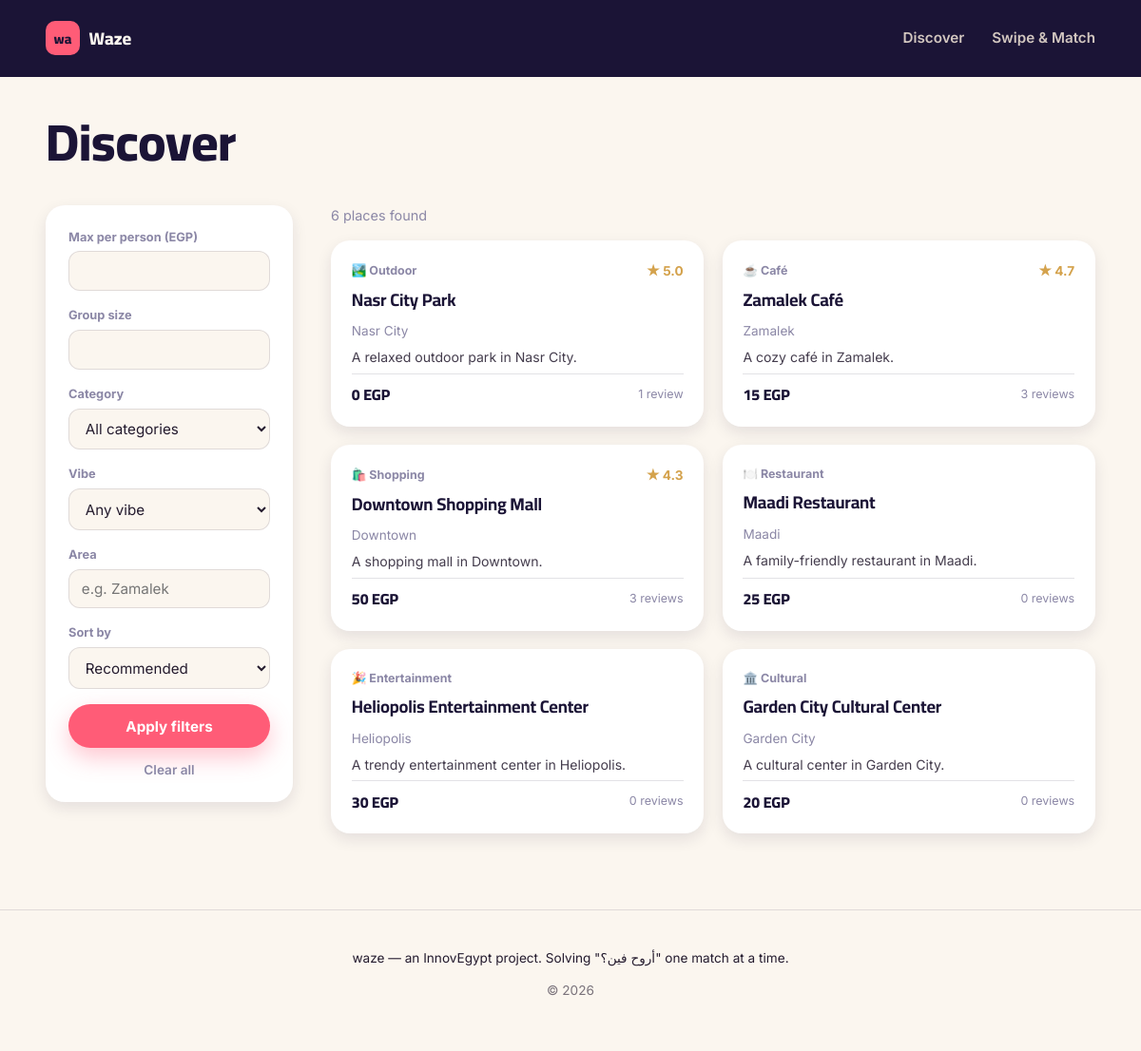
The app's page /discover with its own data.
### tables this page shows
CREATE TABLE place (
    id INTEGER PRIMARY KEY AUTOINCREMENT,
    name TEXT NOT NULL,
    description TEXT,
    category_id INTEGER NOT NULL,
    area TEXT NOT NULL,               -- Cairo neighborhood, e.g. "Zamalek"
    price_per_person INTEGER NOT NULL, -- EGP, avg spend per person
    image_url TEXT,
    is_hidden_gem INTEGER DEFAULT 0,   -- flag for "hidden gems" discovery cluster
    is_verified INTEGER DEFAULT 1,     -- verified partner (business partnership cluster)
    lat REAL,
    lng REAL,
    created_at TEXT DEFAULT CURRENT_TIMESTAMP,
    FOREIGN KEY (category_id) REFERENCES category (id)
);

### dejavu_mvp/app.py (the view)
@app.route("/discover")
def discover():
    budget_max = request.args.get("budget_max", type=int)
    category_id = request.args.get("category_id", type=int)
    vibe_id = request.args.get("vibe_id", type=int)
    area = request.args.get("area", "").strip()
    group_size = request.args.get("group_size", type=int)
    sort = request.args.get("sort", "recommended")
    sql = """
        SELECT p.*, c.name AS category_name, c.icon AS category_icon,
               ROUND(AVG(r.rating), 1) AS avg_rating, COUNT(DISTINCT r.id) AS review_count
        FROM place p
        JOIN category c ON c.id = p.category_id
        LEFT JOIN review r ON r.place_id = p.id
    """
    joins = []
    where = []
    params = []
    if vibe_id:
        joins.append("JOIN place_vibe pv ON pv.place_id = p.id AND pv.vibe_id = ?")
        params.append(vibe_id)
    if budget_max:
        where.append("p.price_per_person <= ?")
        params.append(budget_max)
    if category_id:
        where.append("p.category_id = ?")
        params.append(category_id)
    if area:
        where.append("p.area = ?")
        params.append(area)
    sql = sql.replace("LEFT JOIN review", " ".join(joins) + " LEFT JOIN review") if joins else sql
    if where:
        sql += " WHERE " + " AND ".join(where)
    sql += " GROUP BY p.id"
    if sort == "price_low":
        sql += " ORDER BY p.price_per_person ASC"
    elif sort == "price_high":
        sql += " ORDER BY p.price_per_person DESC"
    elif sort == "rating":
        sql += " ORDER BY avg_rating DESC"
    else:
        sql += " ORDER BY p.is_hidden_gem DESC, avg_rating DESC"
    places = query_db(sql, params)
    total_estimate = None
    if budget_max and group_size:
        total_estimate = budget_max * group_size
    return render_template(
        "discover.html",
        places=places,
        budget_max=budget_max,
        category_id=category_id,
        vibe_id=vibe_id,
        area=area,
        group_size=group_size,
        sort=sort,
        total_estimate=total_estimate,
    )

### dejavu_mvp/app.py (called while the page is built)
def get_db():
    if "db" not in g:
        g.db = sqlite3.connect(DATABASE)
        g.db.row_factory = sqlite3.Row
        g.db.execute("PRAGMA foreign_keys = ON")
    return g.db

def query_db(query, args=(), one=False):
    cur = get_db().execute(query, args)
    rv = cur.fetchall()
    cur.close()
    return (rv[0] if rv else None) if one else rv

@app.context_processor
def inject_globals():
    categories = query_db("SELECT * FROM category ORDER BY name")
    vibes = query_db("SELECT * FROM vibe ORDER BY name")
    return dict(nav_categories=categories, nav_vibes=vibes, current_year=datetime.now().year)

### dejavu_mvp/templates/discover.html (shortened to what this page needs)
{% extends "layout.html" %}
{% block content %}
<section class="discover-head">
  <h1>Discover</h1>
</section>
<div class="discover-layout">
  <aside class="filters">
    <form method="get" action="{{ url_for('discover') }}">
      <div class="filter-group">
        <label for="budget_max">Max per person (EGP)</label>
        <input type="number" id="budget_max" name="budget_max" value="{{ budget_max or '' }}" min="0" step="10">
      </div>
      <div class="filter-group">
        <label for="group_size">Group size</label>
        <input type="number" id="group_size" name="group_size" value="{{ group_size or '' }}" min="1" step="1">
      </div>
      <div class="filter-group">
        <label for="category_id">Category</label>
        <select id="category_id" name="category_id">
          <option value="">All categories</option>
        </select>
      </div>
      <div class="filter-group">
        <label for="vibe_id">Vibe</label>
        <select id="vibe_id" name="vibe_id">
          <option value="">Any vibe</option>
        </select>
      </div>
      <div class="filter-group">
        <label for="area">Area</label>
        <input type="text" id="area" name="area" value="{{ area or '' }}" placeholder="e.g. Zamalek">
      </div>
      <div class="filter-group">
        <label for="sort">Sort by</label>
        <select id="sort" name="sort">
          <option value="recommended" {% if sort == 'recommended' %}selected{% endif %}>Recommended</option>
        </select>
      </div>
      <button type="submit" class="btn btn-primary btn-block">Apply filters</button>
      <a href="{{ url_for('discover') }}" class="clear-link">Clear all</a>
    </form>
  </aside>
  <section class="results">
    {% if places %}
    <p class="results-count">{{ places|length }} place{{ 's' if places|length != 1 else '' }} found</p>
    <div class="place-grid">
      {% for p in places %}
      <a href="{{ url_for('place_detail', place_id=p['id']) }}" class="place-card">
        <div class="place-card-top">
          <span class="place-cat">{{ p['category_icon'] }} {{ p['category_name'] }}</span>
          {% if p['avg_rating'] %}<span class="place-rating">★ {{ p['avg_rating'] }}</span>{% endif %}
        </div>
        <h3>{{ p['name'] }}</h3>
        <p class="place-area">{{ p['area'] }}</p>
        <p class="place-desc">{{ p['description'] }}</p>
        <div class="place-card-bottom">
          <span class="place-price">{{ p['price_per_person'] }} EGP</span>
          <span class="place-reviews">{{ p['review_count'] }} review{{ 's' if p['review_count'] != 1 else '' }}</span>
        </div>
      </a>
      {% endfor %}
    </div>
    {% else %}
    <div class="empty-state">
      <h3>No matches for those filters</h3>
      <p>Try raising the budget or clearing a filter — Cairo has more to offer than this search caught.</p>
      <a href="{{ url_for('discover') }}" class="btn btn-secondary">Reset filters</a>
    </div>
    {% endif %}
  </section>
</div>
{% endblock %}

### dejavu_mvp/templates/layout.html (shortened to what this page needs)
<!doctype html>
<html lang="en">
<head>
<link rel="stylesheet" href="{{ url_for('static', filename='css/style.css') }}">
</head>
<body>
<nav class="topnav">
  <a href="{{ url_for('index') }}" class="brand">
    <span class="brand-mark">wa</span>
    <span class="brand-word">Waze</span>
  </a>
  <div class="nav-links">
    <a href="{{ url_for('discover') }}">Discover</a>
    <a href="{{ url_for('swipe_new') }}">Swipe & Match</a>
  </div>
</nav>
<main>
  {% block content %}{% endblock %}
</main>
<footer class="site-footer">
  <p>waze — an InnovEgypt project. Solving "أروح فين؟" one match at a time.</p>
  <p class="footer-year">© {{ current_year }}</p>
</footer>
</body>
</html>

### dejavu_mvp/static/css/style.css (style rules this page uses)
:root { --night: #1B1436; --night-2: #241B47; --sand: #F2E6D8; --sand-2: #FBF6EF; --coral: #FF5C77; --coral-dark: #E0435D; --gold: #D4A24C; --violet-grey: #8B87A6; --ink: #241B2E; --line: rgba(27, 20, 54, 0.12); --shadow-lg: 0 24px 48px rgba(27, 20, 54, 0.16); --shadow-sm: 0 6px 16px rgba(27, 20, 54, 0.10); --radius: 20px; --radius-sm: 12px; --font-display: "Cairo", "Inter", sans-serif; --font-body: "Inter", sans-serif; }
* { box-sizing: border-box; }
html { scroll-behavior: smooth; }
body { margin: 0; background: var(--sand-2); color: var(--ink); font-family: var(--font-body); line-height: 1.5; -webkit-font-smoothing: antialiased; }
h1, h2, h3 { font-family: var(--font-display); font-weight: 700; color: var(--night); margin: 0 0 0.4em; letter-spacing: -0.01em; }
h1 { font-size: clamp(2.2rem, 5vw, 3.4rem); line-height: 1.05; font-weight: 800; }
h3 { font-size: 1.15rem; }
p { margin: 0 0 1em; color: var(--ink); }
a { color: inherit; text-decoration: none; }
.topnav { display: flex; align-items: center; justify-content: space-between; padding: 1.4rem 4vw; background: var(--night); }
.brand { display: flex; align-items: center; gap: 0.6rem; font-family: var(--font-display); font-weight: 800; color: var(--sand-2); }
.brand-mark { display: inline-flex; align-items: center; justify-content: center; width: 36px; height: 36px; border-radius: 10px; background: var(--coral); color: var(--night); font-size: 0.9rem; }
.brand-word { font-size: 1.15rem; }
.nav-links { display: flex; gap: 1.8rem; }
.nav-links a { color: var(--sand); font-weight: 600; font-size: 0.95rem; opacity: 0.85; transition: opacity 0.15s ease; }
.btn { display: inline-flex; align-items: center; justify-content: center; padding: 0.85rem 1.6rem; border-radius: 999px; font-weight: 700; font-size: 0.95rem; border: none; cursor: pointer; transition: transform 0.15s ease, box-shadow 0.15s ease; font-family: var(--font-body); }
.btn-primary { background: var(--coral); color: #fff; box-shadow: 0 10px 24px rgba(255, 92, 119, 0.35); }
.btn-block { width: 100%; }
input, select, textarea { font-family: var(--font-body); font-size: 0.95rem; padding: 0.65rem 0.8rem; border: 1.5px solid var(--line); border-radius: var(--radius-sm); background: var(--sand-2); color: var(--ink); width: 100%; }
.discover-head { max-width: 1200px; margin: 2.5rem auto 1rem; padding: 0 4vw; display: flex; align-items: center; justify-content: space-between; flex-wrap: wrap; gap: 1rem; }
.discover-layout { max-width: 1200px; margin: 0 auto 5rem; padding: 0 4vw; display: grid; grid-template-columns: 260px 1fr; gap: 2.5rem; align-items: start; }
.filters { background: #fff; border-radius: var(--radius); padding: 1.5rem; box-shadow: var(--shadow-sm); position: sticky; top: 1.5rem; }
.filter-group { margin-bottom: 1rem; display: flex; flex-direction: column; gap: 0.35rem; }
.filter-group label { font-size: 0.8rem; font-weight: 700; color: var(--violet-grey); }
.clear-link { display: block; text-align: center; margin-top: 0.8rem; font-size: 0.85rem; color: var(--violet-grey); font-weight: 600; }
.results-count { color: var(--violet-grey); font-size: 0.9rem; margin-bottom: 1rem; }
.place-grid { display: grid; grid-template-columns: repeat(auto-fill, minmax(260px, 1fr)); gap: 1.2rem; }
.place-card { position: relative; background: #fff; border-radius: var(--radius); padding: 1.3rem; box-shadow: var(--shadow-sm); display: flex; flex-direction: column; gap: 0.4rem; transition: transform 0.15s ease, box-shadow 0.15s ease; border: 1.5px solid transparent; }
.place-card-top { display: flex; justify-content: space-between; align-items: center; }
.place-cat { font-size: 0.78rem; font-weight: 700; color: var(--violet-grey); }
.place-rating { font-size: 0.85rem; font-weight: 700; color: var(--gold); }
.place-area { color: var(--violet-grey); font-size: 0.85rem; margin: -0.3rem 0 0; }
.place-desc { font-size: 0.88rem; color: var(--ink); opacity: 0.85; margin: 0; }
.place-card-bottom { display: flex; justify-content: space-between; align-items: center; margin-top: auto; padding-top: 0.6rem; border-top: 1px solid var(--line); }
.place-price { font-weight: 800; color: var(--night); font-family: var(--font-display); }
.place-reviews { font-size: 0.78rem; color: var(--violet-grey); }
.site-footer { text-align: center; padding: 2.5rem 4vw; color: var(--violet-grey); font-size: 0.85rem; border-top: 1px solid var(--line); }
.footer-year { opacity: 0.6; margin-top: 0.2rem; }

### records on screen
place: category_icon "🏞️", category_name "Outdoor", avg_rating "5.0", name "Nasr City Park", area "Nasr City", description "A relaxed outdoor park in Nasr City.", price_per_person "0", review_count "1"
place: category_icon "☕", category_name "Café", avg_rating "4.7", name "Zamalek Café", area "Zamalek", description "A cozy café in Zamalek.", price_per_person "15", review_count "3", review_count "s"
place: category_icon "🛍️", category_name "Shopping", avg_rating "4.3", name "Downtown Shopping Mall", area "Downtown", description "A shopping mall in Downtown.", price_per_person "50", review_count "3", review_count "s"
place: category_icon "🍽️", category_name "Restaurant", name "Maadi Restaurant", area "Maadi", description "A family-friendly restaurant in Maadi.", price_per_person "25", review_count "0", review_count "s"
place: category_icon "🎉", category_name "Entertainment", name "Heliopolis Entertainment Center", area "Heliopolis", description "A trendy entertainment center in Heliopolis.", price_per_person "30", review_count "0", review_count "s"
place: category_icon "🏛️", category_name "Cultural", name "Garden City Cultural Center", area "Garden City", description "A cultural center in Garden City.", price_per_person "20", review_count "0", review_count "s"

### other values on screen
{{ places|length }} "6"
{{ 's' if places|length != 1 else '' }} "s"
